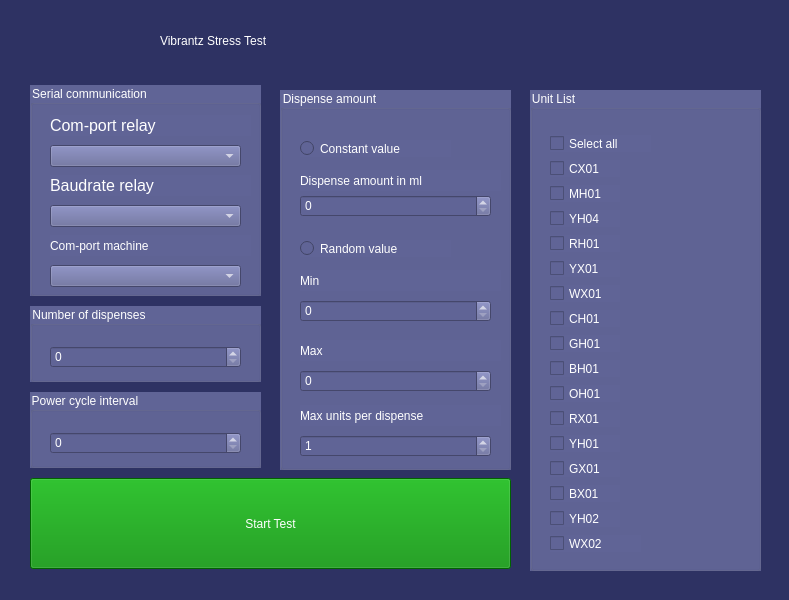
<?xml version="1.0" encoding="UTF-8"?>
<ui version="4.0">
 <class>MainWindow</class>
 <widget class="QMainWindow" name="MainWindow">
  <property name="geometry">
   <rect>
    <x>0</x>
    <y>0</y>
    <width>789</width>
    <height>600</height>
   </rect>
  </property>
  <property name="font">
   <font>
    <pointsize>10</pointsize>
   </font>
  </property>
  <property name="windowTitle">
   <string>MainWindow</string>
  </property>
  <property name="styleSheet">
   <string notr="true">background-color: rgb(46, 50, 99);</string>
  </property>
  <widget class="QWidget" name="centralwidget">
   <widget class="QLabel" name="label">
    <property name="geometry">
     <rect>
      <x>10</x>
      <y>10</y>
      <width>141</width>
      <height>61</height>
     </rect>
    </property>
    <property name="text">
     <string/>
    </property>
    <property name="pixmap">
     <pixmap>VDl_logo.png</pixmap>
    </property>
    <property name="scaledContents">
     <bool>true</bool>
    </property>
   </widget>
   <widget class="QLabel" name="label_2">
    <property name="geometry">
     <rect>
      <x>160</x>
      <y>20</y>
      <width>301</width>
      <height>41</height>
     </rect>
    </property>
    <property name="styleSheet">
     <string notr="true">color: rgb(255,255,255);
font: 24pt &quot;MS Shell Dlg 2&quot;;</string>
    </property>
    <property name="text">
     <string>Vibrantz Stress Test</string>
    </property>
   </widget>
   <widget class="QStackedWidget" name="stackedWidget">
    <property name="geometry">
     <rect>
      <x>0</x>
      <y>70</y>
      <width>811</width>
      <height>531</height>
     </rect>
    </property>
    <property name="currentIndex">
     <number>0</number>
    </property>
    <widget class="QWidget" name="Main">
     <widget class="QGroupBox" name="UnitSelect">
      <property name="geometry">
       <rect>
        <x>530</x>
        <y>20</y>
        <width>231</width>
        <height>481</height>
       </rect>
      </property>
      <property name="styleSheet">
       <string notr="true">background-color: rgb(96, 100, 150);
font: 14pt &quot;MS Shell Dlg 2&quot;;
color: rgb(255,255,255);</string>
      </property>
      <property name="title">
       <string>Unit List</string>
      </property>
      <widget class="QCheckBox" name="CX01_checkBox">
       <property name="geometry">
        <rect>
         <x>20</x>
         <y>70</y>
         <width>70</width>
         <height>17</height>
        </rect>
       </property>
       <property name="text">
        <string>CX01</string>
       </property>
      </widget>
      <widget class="QCheckBox" name="MH01_checkBox">
       <property name="geometry">
        <rect>
         <x>20</x>
         <y>95</y>
         <width>70</width>
         <height>17</height>
        </rect>
       </property>
       <property name="text">
        <string>MH01</string>
       </property>
      </widget>
      <widget class="QCheckBox" name="RH01_checkBox">
       <property name="geometry">
        <rect>
         <x>20</x>
         <y>145</y>
         <width>70</width>
         <height>17</height>
        </rect>
       </property>
       <property name="text">
        <string>RH01</string>
       </property>
      </widget>
      <widget class="QCheckBox" name="YH04_checkBox">
       <property name="geometry">
        <rect>
         <x>20</x>
         <y>120</y>
         <width>70</width>
         <height>17</height>
        </rect>
       </property>
       <property name="text">
        <string>YH04</string>
       </property>
      </widget>
      <widget class="QCheckBox" name="WX02_checkBox">
       <property name="geometry">
        <rect>
         <x>20</x>
         <y>445</y>
         <width>91</width>
         <height>17</height>
        </rect>
       </property>
       <property name="text">
        <string>WX02</string>
       </property>
      </widget>
      <widget class="QCheckBox" name="WX01_checkBox">
       <property name="geometry">
        <rect>
         <x>20</x>
         <y>195</y>
         <width>70</width>
         <height>17</height>
        </rect>
       </property>
       <property name="text">
        <string>WX01</string>
       </property>
      </widget>
      <widget class="QCheckBox" name="CH01_checkBox">
       <property name="geometry">
        <rect>
         <x>20</x>
         <y>220</y>
         <width>70</width>
         <height>17</height>
        </rect>
       </property>
       <property name="text">
        <string>CH01</string>
       </property>
      </widget>
      <widget class="QCheckBox" name="YX01_checkBox">
       <property name="geometry">
        <rect>
         <x>20</x>
         <y>170</y>
         <width>70</width>
         <height>17</height>
        </rect>
       </property>
       <property name="text">
        <string>YX01</string>
       </property>
      </widget>
      <widget class="QCheckBox" name="YH01_checkBox">
       <property name="geometry">
        <rect>
         <x>20</x>
         <y>345</y>
         <width>70</width>
         <height>17</height>
        </rect>
       </property>
       <property name="text">
        <string>YH01</string>
       </property>
      </widget>
      <widget class="QCheckBox" name="GX01_checkBox">
       <property name="geometry">
        <rect>
         <x>20</x>
         <y>370</y>
         <width>70</width>
         <height>17</height>
        </rect>
       </property>
       <property name="text">
        <string>GX01</string>
       </property>
      </widget>
      <widget class="QCheckBox" name="YH02_checkBox">
       <property name="geometry">
        <rect>
         <x>20</x>
         <y>420</y>
         <width>70</width>
         <height>17</height>
        </rect>
       </property>
       <property name="text">
        <string>YH02</string>
       </property>
      </widget>
      <widget class="QCheckBox" name="RX01_checkBox">
       <property name="geometry">
        <rect>
         <x>20</x>
         <y>320</y>
         <width>70</width>
         <height>17</height>
        </rect>
       </property>
       <property name="text">
        <string>RX01</string>
       </property>
      </widget>
      <widget class="QCheckBox" name="BH01_checkBox">
       <property name="geometry">
        <rect>
         <x>20</x>
         <y>270</y>
         <width>70</width>
         <height>17</height>
        </rect>
       </property>
       <property name="text">
        <string>BH01</string>
       </property>
      </widget>
      <widget class="QCheckBox" name="OH01checkBox">
       <property name="geometry">
        <rect>
         <x>20</x>
         <y>295</y>
         <width>70</width>
         <height>17</height>
        </rect>
       </property>
       <property name="text">
        <string>OH01</string>
       </property>
      </widget>
      <widget class="QCheckBox" name="BX01_checkBox">
       <property name="geometry">
        <rect>
         <x>20</x>
         <y>395</y>
         <width>70</width>
         <height>17</height>
        </rect>
       </property>
       <property name="text">
        <string>BX01</string>
       </property>
      </widget>
      <widget class="QCheckBox" name="GH01_checkBox">
       <property name="geometry">
        <rect>
         <x>20</x>
         <y>245</y>
         <width>70</width>
         <height>17</height>
        </rect>
       </property>
       <property name="text">
        <string>GH01</string>
       </property>
      </widget>
      <widget class="QCheckBox" name="SelectAll_checkBox">
       <property name="geometry">
        <rect>
         <x>20</x>
         <y>45</y>
         <width>101</width>
         <height>17</height>
        </rect>
       </property>
       <property name="text">
        <string>Select all</string>
       </property>
      </widget>
     </widget>
     <widget class="QPushButton" name="pushButton">
      <property name="geometry">
       <rect>
        <x>30</x>
        <y>408</y>
        <width>481</width>
        <height>91</height>
       </rect>
      </property>
      <property name="styleSheet">
       <string notr="true">background-color: rgb(0, 139, 0);
font: 24pt &quot;MS UI Gothic&quot;;

color: rgb(255,255,255);</string>
      </property>
      <property name="text">
       <string>Start Test</string>
      </property>
      <property name="flat">
       <bool>false</bool>
      </property>
     </widget>
     <widget class="QGroupBox" name="ComportSelect">
      <property name="geometry">
       <rect>
        <x>30</x>
        <y>15</y>
        <width>231</width>
        <height>211</height>
       </rect>
      </property>
      <property name="styleSheet">
       <string notr="true">background-color: rgb(96, 100, 150);
font: 14pt &quot;MS Shell Dlg 2&quot;;
color: rgb(255,255,255);</string>
      </property>
      <property name="title">
       <string>Serial communication</string>
      </property>
      <widget class="QComboBox" name="Com_comboBox">
       <property name="geometry">
        <rect>
         <x>20</x>
         <y>60</y>
         <width>191</width>
         <height>22</height>
        </rect>
       </property>
      </widget>
      <widget class="QComboBox" name="baud_comboBox">
       <property name="geometry">
        <rect>
         <x>20</x>
         <y>120</y>
         <width>191</width>
         <height>22</height>
        </rect>
       </property>
      </widget>
      <widget class="QLabel" name="label_7">
       <property name="geometry">
        <rect>
         <x>20</x>
         <y>30</y>
         <width>201</width>
         <height>21</height>
        </rect>
       </property>
       <property name="font">
        <font>
         <family>MS Shell Dlg 2</family>
         <pointsize>12</pointsize>
         <weight>50</weight>
         <italic>false</italic>
         <bold>false</bold>
        </font>
       </property>
       <property name="styleSheet">
        <string notr="true">font: 12pt &quot;MS Shell Dlg 2&quot;;</string>
       </property>
       <property name="text">
        <string>Com-port relay</string>
       </property>
      </widget>
      <widget class="QLabel" name="label_8">
       <property name="geometry">
        <rect>
         <x>20</x>
         <y>90</y>
         <width>201</width>
         <height>21</height>
        </rect>
       </property>
       <property name="font">
        <font>
         <family>MS Shell Dlg 2</family>
         <pointsize>12</pointsize>
         <weight>50</weight>
         <italic>false</italic>
         <bold>false</bold>
        </font>
       </property>
       <property name="styleSheet">
        <string notr="true">font: 12pt &quot;MS Shell Dlg 2&quot;;</string>
       </property>
       <property name="text">
        <string>Baudrate relay</string>
       </property>
      </widget>
           <widget class="QLabel" name="label_9">
       <property name="geometry">
        <rect>
         <x>20</x>
         <y>150</y>
         <width>201</width>
         <height>21</height>
        </rect>
       </property>
       <property name="styleSheet">
        <string notr="true">font: 12pt &quot;MS Shell Dlg 2&quot;;</string>
       </property>
       <property name="text">
        <string>Com-port machine</string>
       </property>
      </widget>
      <widget class="QComboBox" name="Machine_comboBox">
       <property name="geometry">
        <rect>
         <x>20</x>
         <y>180</y>
         <width>191</width>
         <height>22</height>
        </rect>
       </property>
      </widget>
</widget>
     <widget class="QGroupBox" name="PowerCycleSelect">
      <property name="geometry">
       <rect>
        <x>30</x>
        <y>322</y>
        <width>231</width>
        <height>76</height>
       </rect>
      </property>
      <property name="styleSheet">
       <string notr="true">background-color: rgb(96, 100, 150);
font: 14pt &quot;MS Shell Dlg 2&quot;;
color: rgb(255,255,255);</string>
      </property>
      <property name="title">
       <string>Power cycle interval</string>
      </property>
      <widget class="QSpinBox" name="PowerCycle_spinBox">
       <property name="geometry">
        <rect>
         <x>20</x>
         <y>40</y>
         <width>191</width>
         <height>22</height>
        </rect>
       </property>
       <property name="maximum">
        <number>100000</number>
       </property>
      </widget>
     </widget>
     <widget class="QGroupBox" name="DispensAmountSelect">
      <property name="geometry">
       <rect>
        <x>280</x>
        <y>20</y>
        <width>231</width>
        <height>380</height>
       </rect>
      </property>
      <property name="styleSheet">
       <string notr="true">background-color: rgb(96, 100, 150);
font: 14pt &quot;MS Shell Dlg 2&quot;;
color: rgb(255,255,255);</string>
      </property>
      <property name="title">
       <string>Dispense amount</string>
      </property>
      <widget class="QSpinBox" name="DispenseAmount_spinBox">
       <property name="enabled">
        <bool>false</bool>
       </property>
       <property name="geometry">
        <rect>
         <x>20</x>
         <y>105</y>
         <width>191</width>
         <height>22</height>
        </rect>
       </property>
       <property name="maximum">
        <number>100000</number>
       </property>
      </widget>
      <widget class="QRadioButton" name="Const_radioButton">
       <property name="geometry">
        <rect>
         <x>20</x>
         <y>50</y>
         <width>151</width>
         <height>17</height>
        </rect>
       </property>
       <property name="text">
        <string>Constant value</string>
       </property>
      </widget>
      <widget class="QRadioButton" name="Random_radioButton">
       <property name="geometry">
        <rect>
        <x>20</x>
        <y>150</y>
        <width>151</width>
        <height>17</height>
       </rect>
       </property>
       <property name="text">
        <string>Random value</string>
       </property>
      </widget>
      <widget class="QSpinBox" name="MinDispense_spinBox">
       <property name="enabled">
        <bool>false</bool>
       </property>
       <property name="geometry">
        <rect>
        <x>20</x>
        <y>210</y>
        <width>191</width>
        <height>22</height>
       </rect>
       </property>
       <property name="maximum">
        <number>100000</number>
       </property>
      </widget>
      <widget class="QSpinBox" name="MaxDispense_spinBox">
       <property name="enabled">
        <bool>false</bool>
       </property>
       <property name="geometry">
        <rect>
        <x>20</x>
        <y>280</y>
        <width>191</width>
        <height>22</height>
       </rect>
       </property>
       <property name="maximum">
        <number>100000</number>
       </property>
      </widget>
      <widget class="QLabel" name="label_3">
       <property name="enabled">
        <bool>false</bool>
       </property>
       <property name="geometry">
        <rect>
         <x>20</x>
         <y>80</y>
         <width>201</width>
         <height>21</height>
        </rect>
       </property>
       <property name="styleSheet">
        <string notr="true">font: 10pt &quot;MS Shell Dlg 2&quot;;</string>
       </property>
       <property name="text">
        <string>Dispense amount in ml</string>
       </property>
      </widget>
      <widget class="QLabel" name="label_4">
       <property name="enabled">
        <bool>false</bool>
       </property>
       <property name="geometry">
        <rect>
        <x>20</x>
        <y>180</y>
        <width>201</width>
        <height>21</height>
       </rect>
       </property>
       <property name="styleSheet">
        <string notr="true">font: 10pt &quot;MS Shell Dlg 2&quot;;</string>
       </property>
       <property name="text">
        <string>Min</string>
       </property>
      </widget>
      <widget class="QLabel" name="label_5">
       <property name="enabled">
        <bool>false</bool>
       </property>
       <property name="geometry">
        <rect>
        <x>20</x>
        <y>250</y>
        <width>201</width>
        <height>21</height>
       </rect>
       </property>
       <property name="styleSheet">
        <string notr="true">font: 10pt &quot;MS Shell Dlg 2&quot;;</string>
       </property>
       <property name="text">
        <string>Max</string>
       </property>
      </widget>
           <widget class="QLabel" name="label_10">
       <property name="geometry">
        <rect>
         <x>20</x>
         <y>315</y>
         <width>201</width>
         <height>21</height>
        </rect>
       </property>
       <property name="styleSheet">
        <string notr="true">font: 14pt &quot;MS Shell Dlg 2&quot;;</string>
       </property>
       <property name="text">
        <string>Max units per dispense</string>
       </property>
      </widget>
      <widget class="QSpinBox" name="UnitCount_spinBox">
       <property name="geometry">
        <rect>
         <x>20</x>
         <y>345</y>
         <width>191</width>
         <height>22</height>
        </rect>
       </property>
       <property name="minimum">
        <number>1</number>
       </property>
       <property name="maximum">
        <number>6</number>
       </property>
      </widget>
</widget>
     <widget class="QGroupBox" name="DispenseNumberSelect">
      <property name="geometry">
       <rect>
        <x>30</x>
        <y>236</y>
        <width>231</width>
        <height>76</height>
       </rect>
      </property>
      <property name="styleSheet">
       <string notr="true">background-color: rgb(96, 100, 150);
font: 14pt &quot;MS Shell Dlg 2&quot;;
color: rgb(255,255,255);</string>
      </property>
      <property name="title">
       <string>Number of dispenses</string>
      </property>
      <widget class="QSpinBox" name="DispenseNumber_spinBox">
       <property name="geometry">
        <rect>
         <x>20</x>
         <y>40</y>
         <width>191</width>
         <height>22</height>
        </rect>
       </property>
       <property name="maximum">
        <number>100000</number>
       </property>
      </widget>
     </widget>
    </widget>
    <widget class="QWidget" name="page_2">
     <widget class="QProgressBar" name="progressBar">
      <property name="geometry">
       <rect>
        <x>70</x>
        <y>200</y>
        <width>651</width>
        <height>91</height>
       </rect>
      </property>
      <property name="styleSheet">
       <string notr="true">color: rgb(255,255,255);
font: 16pt &quot;MS Shell Dlg 2&quot;;</string>
      </property>
      <property name="value">
       <number>34</number>
      </property>
      <property name="textVisible">
       <bool>false</bool>
      </property>
     </widget>
     <widget class="QLabel" name="label_6">
      <property name="geometry">
       <rect>
        <x>290</x>
        <y>70</y>
        <width>201</width>
        <height>61</height>
       </rect>
      </property>
      <property name="styleSheet">
       <string notr="true">color: rgb(255,255,255);
font: 24pt &quot;MS Shell Dlg 2&quot;;</string>
      </property>
      <property name="text">
       <string>Test Progress</string>
      </property>
     </widget>
     <widget class="QPushButton" name="pushButton_2">
      <property name="geometry">
       <rect>
        <x>250</x>
        <y>380</y>
        <width>281</width>
        <height>91</height>
       </rect>
      </property>
      <property name="styleSheet">
       <string notr="true">background-color: rgb(139, 139, 139);
font: 24pt &quot;MS Shell Dlg 2&quot;;
color: rgb(255,255,255);
</string>
      </property>
      <property name="text">
       <string>Stop Test</string>
      </property>
     </widget>
    </widget>
   </widget>
  </widget>
 </widget>
 <resources/>
 <connections/>
</ui>
